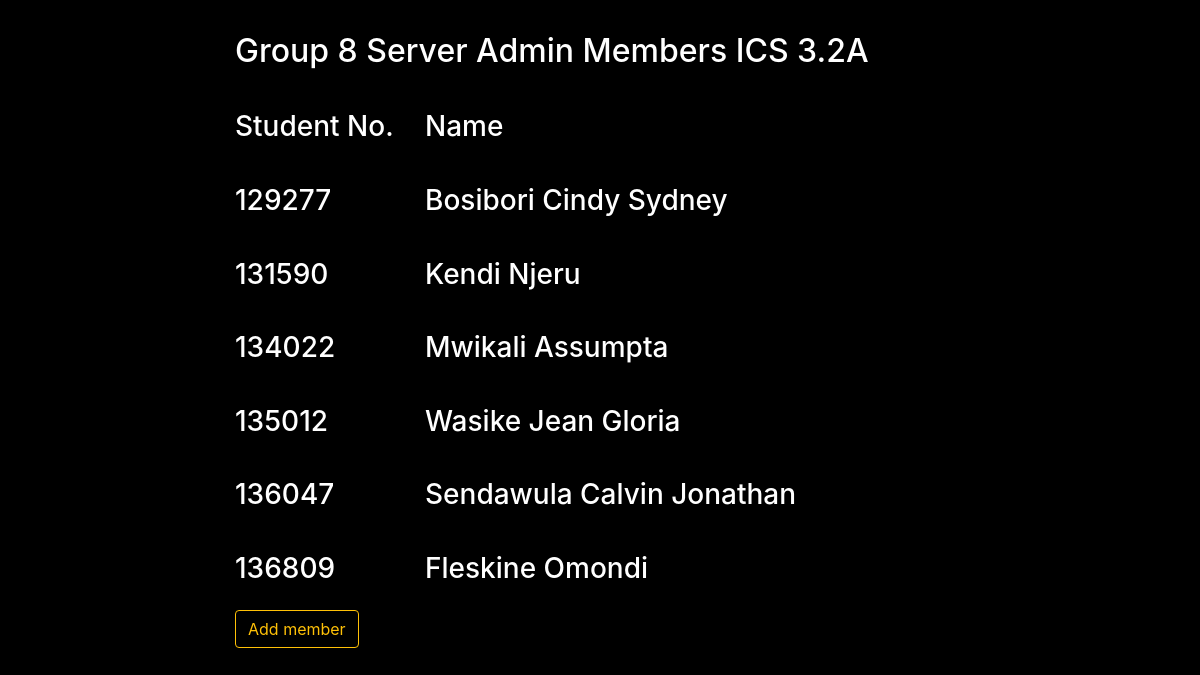
The page / on the database its author committed.
### tables this page shows
CREATE TABLE IF NOT EXISTS `tbl_member` (
  `studentID` int(6) NOT NULL,
  `studentName` varchar(255) NOT NULL,
  `createdAt` timestamp NOT NULL DEFAULT current_timestamp(),
  `updatedOn` timestamp NOT NULL DEFAULT current_timestamp(),
  `isDeleted` enum('0','1') NOT NULL DEFAULT '0'
);

### phpMethods.php (called while the page is built, shortened)
<?php
function connect(){
    $servername = "localhost";
	$dbuser = "root";
	$dbpass = "Baguvix3206";
	$dbname = "group8db";
	$link=mysqli_connect($servername,$dbuser,$dbpass,$dbname) or die("Could not connect".mysqli_connect_error());
	return ($link);
}
function getDataRows($sql){
	$link=connect();
	$result=mysqli_query($link,$sql);
	while ($row=mysqli_fetch_array($result,MYSQLI_ASSOC)) {
		$rows[]=$row;
	}
	if(!empty($rows)){
		return $rows;
	}
}
 ?>

### index.php (the view, shortened to what this page needs)
<!DOCTYPE html>
<html lang="en">
<head>
    <link rel="stylesheet" href="https://stackpath.bootstrapcdn.com/bootstrap/4.5.2/css/bootstrap.min.css">
</head>
<body>
    <div class="container">
        <div class="row">
            <div class="col-2"></div>
            <div class="col-8 my-3">
                <div class="row">
                    <div class="col my-3">
                        <h2>Group 8 Server Admin Members ICS 3.2A</h2>
                    </div>
                </div>
                <div class="row">
                    <div class="col-3 my-3">
                        <h3>Student No.</h3>
                    </div>
                    <div class="col-9 my-3">
                        <h3>Name</h3>
                    </div>
                </div>
                <?php
                    require_once("phpMethods.php");
                    $sql="SELECT * FROM tbl_member";
                    $result = getDataRows($sql);
                    if(!empty($result)){
                        $varRows = count($result);
                        for($i=0; $i<$varRows; $i++){
                            $varStudentNo = $result[$i]['studentID'];
                            $varStudentName = $result[$i]['studentName'];
                            ?>
                                <div class="row">
                                    <div class="col-3 my-3">
                                        <h3><?php echo($varStudentNo); ?></h3>
                                    </div>
                                    <div class="col-9 my-3">
                                        <h3><?php echo($varStudentName); ?></h3>
                                    </div>
                                </div>
                            <?php
                        }
                    }
                ?>
                <a class="btn btn-outline-warning" href="add.php">Add member</a>
            </div>
        </div>
    </div>
</body>
</html>

### index.php (style rules this page uses)
html, body { color: #fff; background-color: #000; }

### rows shown on the page
tbl_member: studentID "129277", studentName "Bosibori Cindy Sydney"
tbl_member: studentID "131590", studentName "Kendi Njeru"
tbl_member: studentID "134022", studentName "Mwikali Assumpta"
tbl_member: studentID "135012", studentName "Wasike Jean Gloria"
tbl_member: studentID "136047", studentName "Sendawula Calvin Jonathan"
tbl_member: studentID "136809", studentName "Fleskine Omondi"
